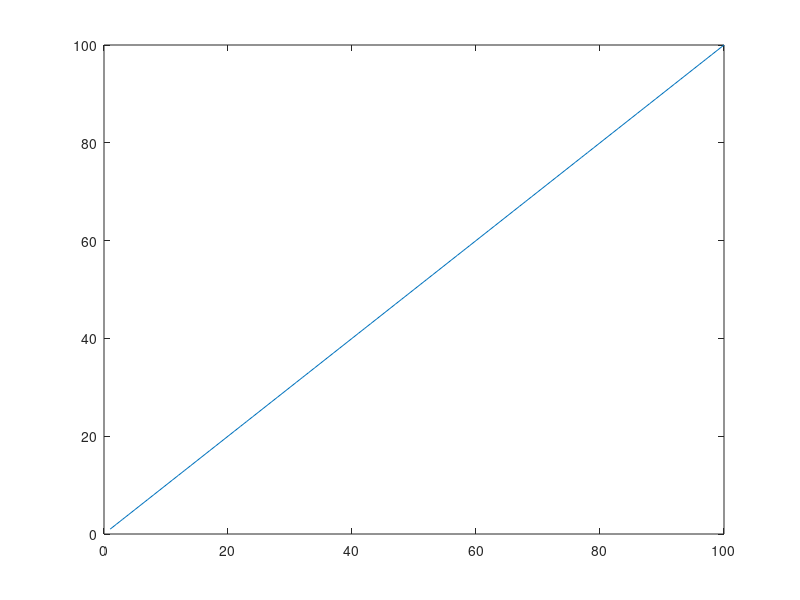
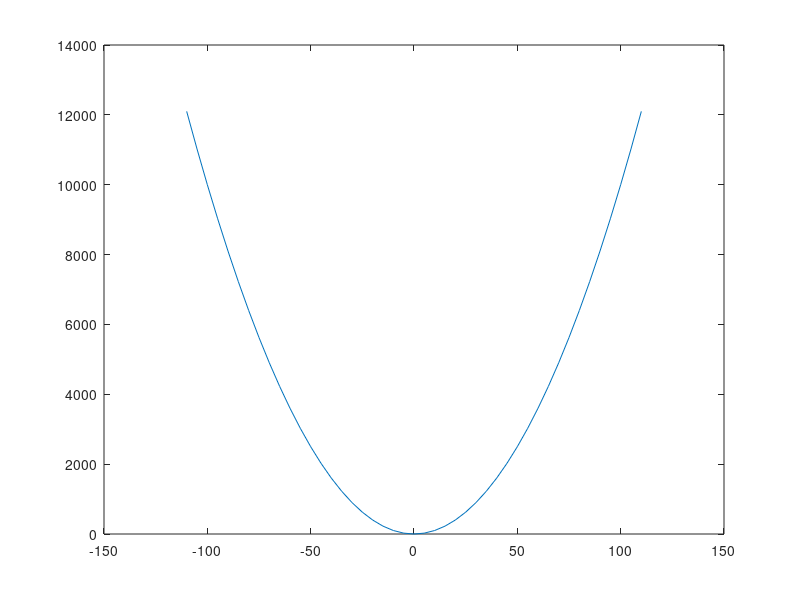
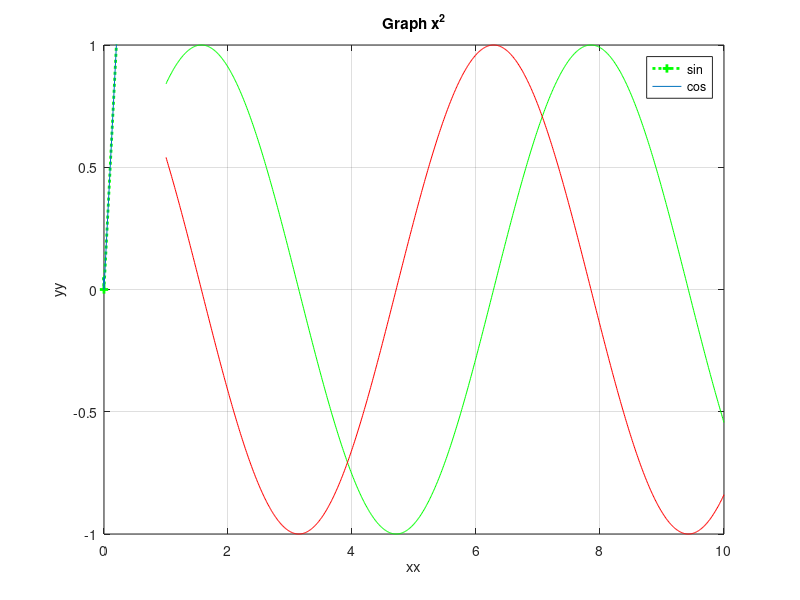
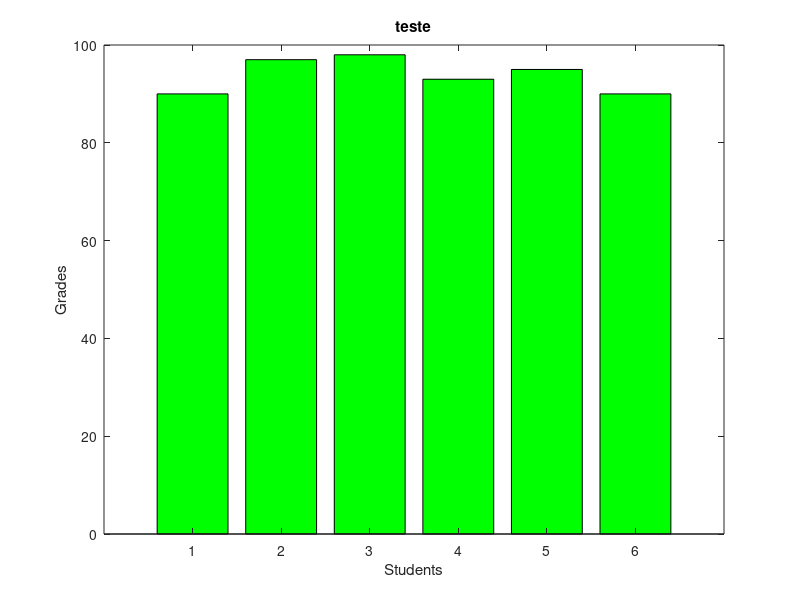

These charts were generated, in order, by the following MATLAB code:
close all
clc

% must define x and also y values
x = (1:100);
y = x;
plot(x,y);

x = -110:5:110;
y = x.^2;
figure
plot(x,y);

% Green dotted line with + at points 2 line width
figure
plot(x, y, 'g+:','LineWidth',2)
hold on

% inserting title, naming x and y axis, etc.
plot(x, y), xlabel('xx'), ylabel('yy'), title('Graph x^2'), grid on;

% drawing multiple functions in the same graph
x = (1:0.01:10);
sinx = sin(x);
cosx = cos(x);
% colors on plots and axis (minx, maxx, miny, maxy);
% Colors : blue(b), black(k), cyan(c), green(g), 
% magenta(m), red(r), yellow(y), white(w)
% legend is used to create a legend for each line
plot(x, sinx, 'g', x, cosx, 'r'), legend('sin', 'cos'), axis([0 10 -1 1]); 

figure
x = 1:10;
bar(x, 'c');

% students
s = 1:6;
g = [90, 97, 98, 93, 95, 90];
bar(s,g,'g'), xlabel('Students'), ylabel('Grades'), title ('teste');

% Three-dimensional plots basically display a surface defined by a function in two variables, g = f (x,y).







